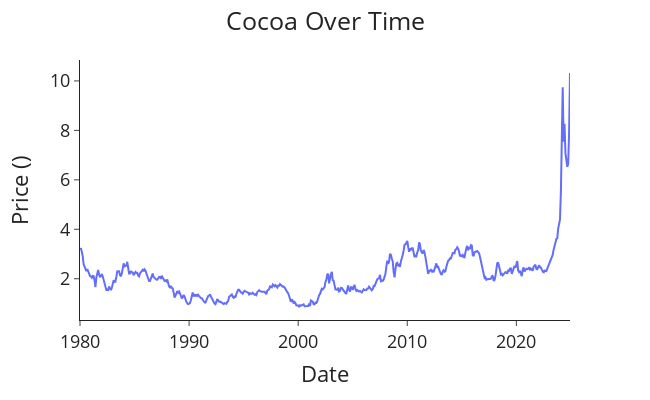

The notebook cell this image was saved under:
### Code cell
plotting(title='Cocoa Over Time', data=data, x='date', y='Cocoa Price', x_label='Date', y_label='Price ()')
# add_separator()

### Figure 1 — Plotly figure (JSON) as saved in the notebook; plotly's stock layout.template omitted (floating-point values rounded to 4 significant figures; data arrays with more than 128 entries replaced by an {"elided": "..."} marker saying what was removed)
{"data": [{"hovertemplate": "Date=%{x}<br>Price ()=%{y}<extra></extra>", "legendgroup": "", "line": {"color": "#636efa", "dash": "solid"}, "marker": {"symbol": "circle"}, "mode": "lines", "name": "", "orientation": "v", "showlegend": false, "type": "scatter", "x": {"elided": "540 str values"}, "xaxis": "x", "y": {"elided": "540 float values"}, "yaxis": "y"}], "layout": {"font": {"size": 18}, "height": 400, "legend": {"tracegroupgap": 0}, "margin": {"t": 60}, "title": {"text": "Cocoa Over Time", "x": 0.5}, "width": 650, "xaxis": {"anchor": "y", "domain": [0, 1], "title": {"text": "Date"}}, "yaxis": {"anchor": "x", "domain": [0, 1], "title": {"text": "Price ()"}}}}
